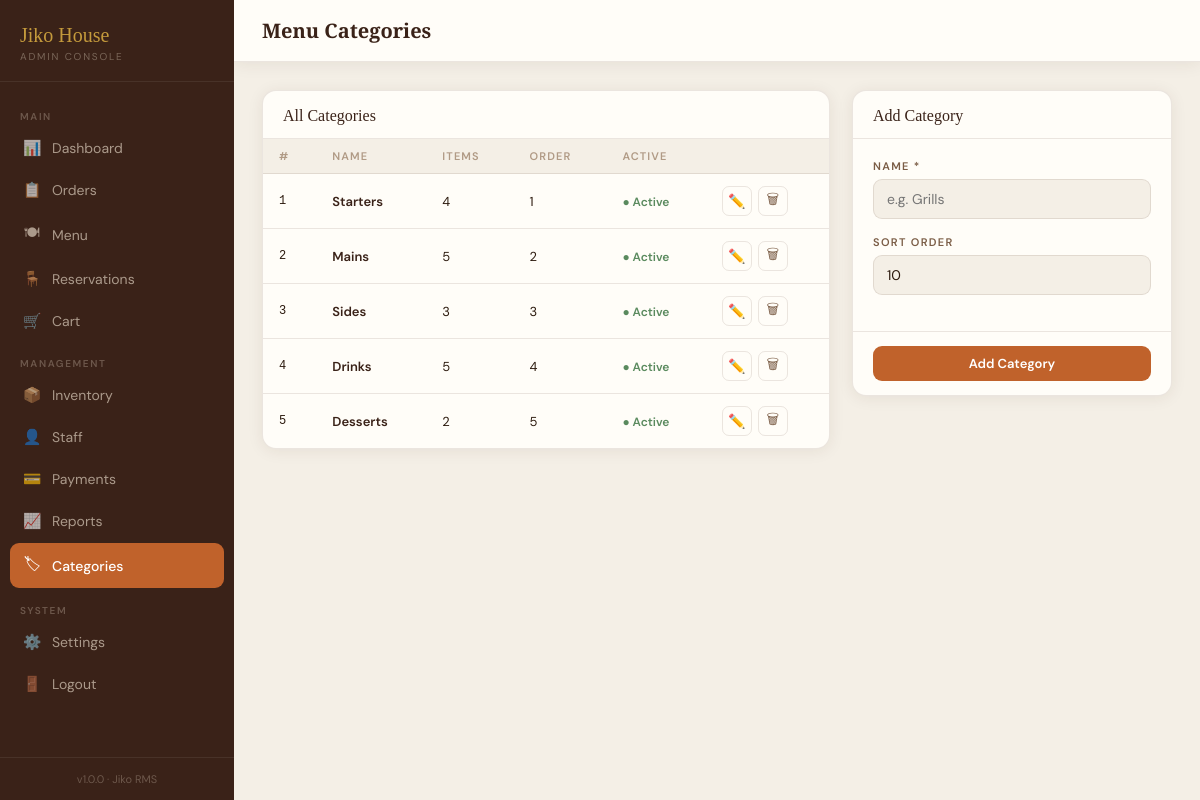
/categories.php, run on the app's committed database.
### tables this page shows
CREATE TABLE categories (
    id          INT AUTO_INCREMENT PRIMARY KEY,
    name        VARCHAR(80)  NOT NULL,
    sort_order  INT          NOT NULL DEFAULT 0,
    active      TINYINT(1)   NOT NULL DEFAULT 1,
    created_at  TIMESTAMP    DEFAULT CURRENT_TIMESTAMP
);

### categories.php (the view, shortened to what this page needs)
<?php
$pdo = getDB();
$cats = $pdo->query("SELECT c.*, (SELECT COUNT(*) FROM menu m WHERE m.category_id=c.id) AS item_count FROM categories c ORDER BY sort_order")->fetchAll();
?><!DOCTYPE html><html lang="en"><head>
</head><body>
<aside>
  <div class="sidebar-logo"><div class="logo-main">Jiko House</div><div class="logo-sub">Admin Console</div></div>
  <nav>
    <div class="nav-section">Main</div>
    <a href="admin_dashboard.php" class="nav-item"><span class="nav-icon">📊</span> Dashboard</a>
    <a href="OrderController.php" class="nav-item"><span class="nav-icon">📋</span> Orders</a>
    <a href="menu_management.php" class="nav-item"><span class="nav-icon">🍽</span> Menu</a>
    <a href="reservations.php" class="nav-item"><span class="nav-icon">🪑</span> Reservations</a>
    <a href="cart.php" class="nav-item"><span class="nav-icon">🛒</span> Cart</a>
    <div class="nav-section">Management</div>
    <a href="inventory.php" class="nav-item"><span class="nav-icon">📦</span> Inventory</a>
    <a href="staff.php" class="nav-item"><span class="nav-icon">👤</span> Staff</a>
    <a href="payments.php" class="nav-item"><span class="nav-icon">💳</span> Payments</a>
    <a href="reports.php" class="nav-item"><span class="nav-icon">📈</span> Reports</a>
    <a href="categories.php" class="nav-item active"><span class="nav-icon">🏷</span> Categories</a>
    <div class="nav-section">System</div>
    <a href="settings.php" class="nav-item"><span class="nav-icon">⚙️</span> Settings</a>
    <a href="login.php" class="nav-item"><span class="nav-icon">🚪</span> Logout</a>
  </nav>
  <div class="sidebar-footer">v1.0.0 · Jiko RMS</div>
</aside>
<div class="main">
  <div class="topbar"><h1 class="page-title">Menu Categories</h1></div>
  <div class="content">
    <div class="grid-2">
      <div class="card">
        <div class="card-head"><div class="card-title">All Categories</div></div>
        <table>
          <thead><tr><th>#</th><th>Name</th><th>Items</th><th>Order</th><th>Active</th><th></th></tr></thead>
          <tbody>
            <?php if (empty($cats)): ?><tr><td colspan="6" class="empty-cell">No categories yet.</td></tr>
            <?php else: foreach ($cats as $c): ?>
            <tr>
              <td class="muted" style="font-family:'DM Mono',monospace;font-size:12px"><?= $c['id'] ?></td>
              <td style="font-weight:600;color:var(--deep)"><?= htmlspecialchars($c['name']) ?></td>
              <td><?= $c['item_count'] ?></td>
              <td class="muted"><?= $c['sort_order'] ?></td>
              <td><span class="<?= $c['active']?'status-on':'status-off' ?>"><?= $c['active']?'● Active':'○ Hidden' ?></span></td>
              <td><div class="action-cell">
                <button class="icon-btn" onclick='openEdit(<?= json_encode($c) ?>)'>✏️</button>
                <form method="POST" onsubmit="return confirm('Delete category?')">
                  <button type="submit" class="icon-btn del">🗑</button>
                </form>
              </div></td>
            </tr>
            <?php endforeach; endif; ?>
          </tbody>
        </table>
      </div>
      <div>
        <div class="card" style="margin-bottom:16px">
          <div class="card-head"><div class="card-title">Add Category</div></div>
          <form method="POST"><input type="hidden" name="action" value="add">
            <div class="add-body">
              <div class="form-group"><label class="form-label">Name *</label><input type="text" name="name" class="form-input" required placeholder="e.g. Grills"></div>
              <div class="form-group"><label class="form-label">Sort Order</label><input type="number" name="sort_order" class="form-input" value="10"></div>
            </div>
            <div class="add-footer"><button type="submit" class="btn btn-primary" style="width:100%">Add Category</button></div>
          </form>
        </div>
      </div>
    </div>
  </div>
</div>
</body></html>

### categories.php (style rules this page uses)
:root { --bg:#F4EFE6;--bg2:#EDE5D8;--surface:#FFFDF8;--border:rgba(92,61,46,0.12);--brown:#5C3D2E;--deep:#3A2218;--rust:#C0622B;--gold:#C49A3C;--sage:#5A8A5E;--red:#A83232;--text:#2C1A0E;--text-muted:#7A5C45;--text-dim:#B09A85;--shadow:0 2px 16px rgba(60,34,24,0.08); }
* { margin:0;padding:0;box-sizing:border-box; }
body { background:var(--bg);font-family:'DM Sans',sans-serif;color:var(--text);min-height:100vh;display:flex; }
aside { width:234px;background:var(--deep);flex-shrink:0;position:fixed;top:0;left:0;bottom:0;z-index:10;display:flex;flex-direction:column; }
.sidebar-logo { padding:24px 20px 18px;border-bottom:1px solid rgba(255,255,255,0.07); }
.logo-main { font-family:'Playfair Display',serif;font-size:20px;color:var(--gold); }
.logo-sub { font-size:10px;color:rgba(240,228,210,0.35);letter-spacing:.18em;text-transform:uppercase;margin-top:3px; }
nav { flex:1;padding:14px 10px;overflow-y:auto; }
.nav-section { font-size:10px;text-transform:uppercase;letter-spacing:.16em;color:rgba(240,228,210,0.28);padding:14px 10px 5px;font-weight:600; }
.nav-item { display:flex;align-items:center;gap:10px;padding:10px 12px;border-radius:9px;font-size:14px;color:rgba(240,228,210,0.62);transition:all .18s;margin-bottom:2px;text-decoration:none; }
.nav-item.active { background:var(--rust);color:#fff;font-weight:500; }
.nav-icon { font-size:15px;width:20px;text-align:center;flex-shrink:0; }
.sidebar-footer { padding:14px;border-top:1px solid rgba(255,255,255,0.07);font-size:11px;color:rgba(240,228,210,0.28);text-align:center; }
.main { margin-left:234px;flex:1;display:flex;flex-direction:column; }
.topbar { background:var(--surface);border-bottom:1px solid var(--border);padding:0 28px;height:62px;display:flex;align-items:center;justify-content:space-between;position:sticky;top:0;z-index:5;box-shadow:var(--shadow); }
.page-title { font-family:'Playfair Display',serif;font-size:20px;color:var(--deep); }
.btn { padding:9px 18px;border-radius:9px;font-family:'DM Sans',sans-serif;font-size:13px;font-weight:600;cursor:pointer;border:none;transition:all .18s; }
.btn-primary { background:var(--rust);color:#fff; }
.content { padding:28px; }
.grid-2 { display:grid;grid-template-columns:1fr 320px;gap:22px; }
.card { background:var(--surface);border:1px solid var(--border);border-radius:14px;box-shadow:var(--shadow);overflow:hidden; }
.card-head { padding:16px 20px 13px;border-bottom:1px solid var(--border); }
.card-title { font-family:'Playfair Display',serif;font-size:16px;color:var(--deep); }
table { width:100%;border-collapse:collapse; }
th { padding:10px 16px;text-align:left;font-size:11px;text-transform:uppercase;letter-spacing:.1em;color:var(--text-dim);font-weight:600;border-bottom:1px solid var(--border);background:var(--bg); }
td { padding:12px 16px;font-size:13px;border-bottom:1px solid var(--border);vertical-align:middle; }
tr:last-child td { border-bottom:none; }
.icon-btn { width:30px;height:30px;border-radius:7px;border:1px solid var(--border);background:none;cursor:pointer;font-size:14px;display:flex;align-items:center;justify-content:center;transition:all .15s;color:var(--text-muted); }
.action-cell { display:flex;gap:6px; }
.status-on { color:var(--sage);font-weight:600;font-size:12px; }
.form-group { margin-bottom:16px; }
.add-body { padding:20px; }
.add-footer { padding:14px 20px;border-top:1px solid var(--border); }
.form-label { display:block;font-size:11px;text-transform:uppercase;letter-spacing:.12em;color:var(--text-muted);font-weight:600;margin-bottom:6px; }
.form-input { width:100%;background:var(--bg);border:1.5px solid var(--border);border-radius:9px;padding:10px 13px;font-family:'DM Sans',sans-serif;font-size:14px;color:var(--text);outline:none; }

### data on the page
categories: id "1", name "Starters", item_count "4", sort_order "1", active "● Active"
categories: id "2", name "Mains", item_count "5", sort_order "2", active "● Active"
categories: id "3", name "Sides", item_count "3", sort_order "3", active "● Active"
categories: id "4", name "Drinks", item_count "5", sort_order "4", active "● Active"
categories: id "5", name "Desserts", item_count "2", sort_order "5", active "● Active"
